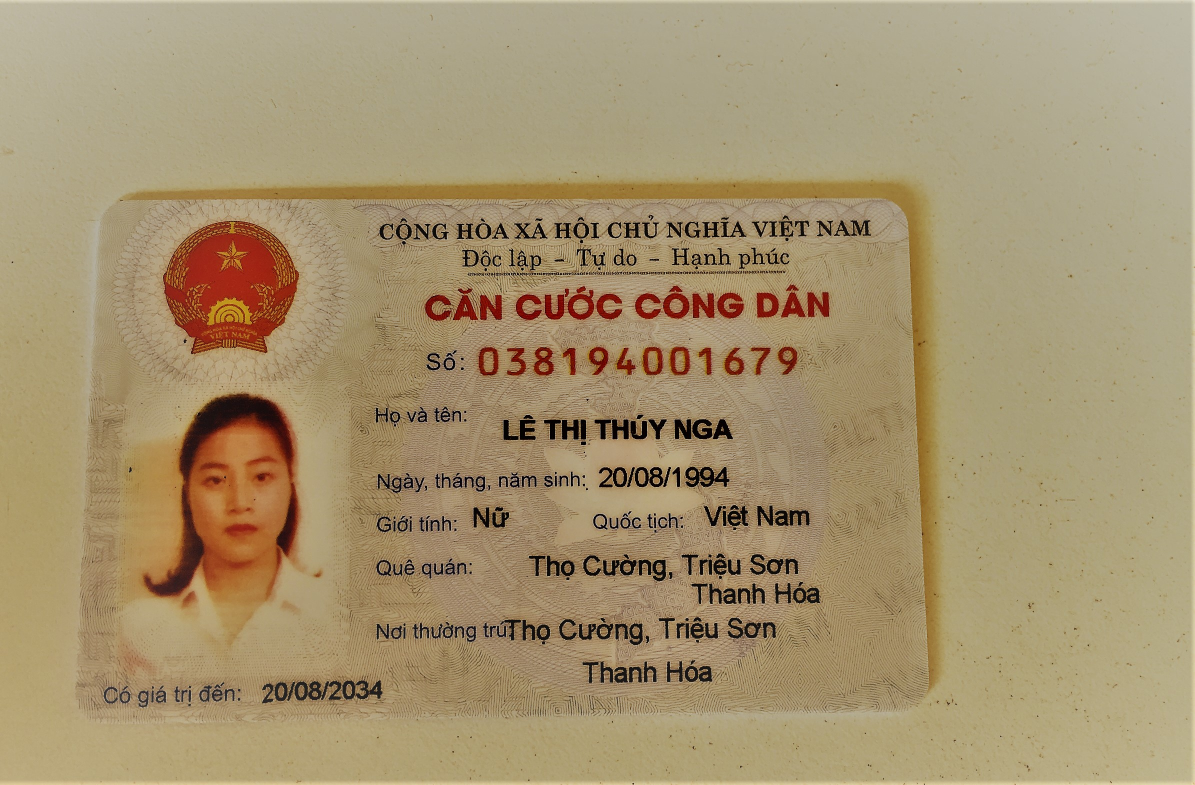
#> input picture NhanDangMau/image/7.jpg, 2389 x 1569 px, given as the content of the folder image2, which was not available (shown at 1/2 size)
$ python his.py
#> lines starting #> are read from the running program, lines starting #| are printed output that depends on the picture; pictures that were not available may be replaced by others from this repository, and a replacement may not be noted
import cv2
import numpy as np
from matplotlib import pyplot as plt
import argparse
import os
def plot_img(img):
    plt.imshow(img)
    plt.show()
folder = "image2"
originFolder = folder
clearBackgroundFolder = folder + "\\clearBG"
if not os.path.exists(clearBackgroundFolder):
    os.makedirs(clearBackgroundFolder)
lsImg = [originFolder +"\\" + x for x in os.listdir(originFolder) if x.endswith(".jpg")]
imgbase = cv2.imread('image2\\7.jpg', 0)
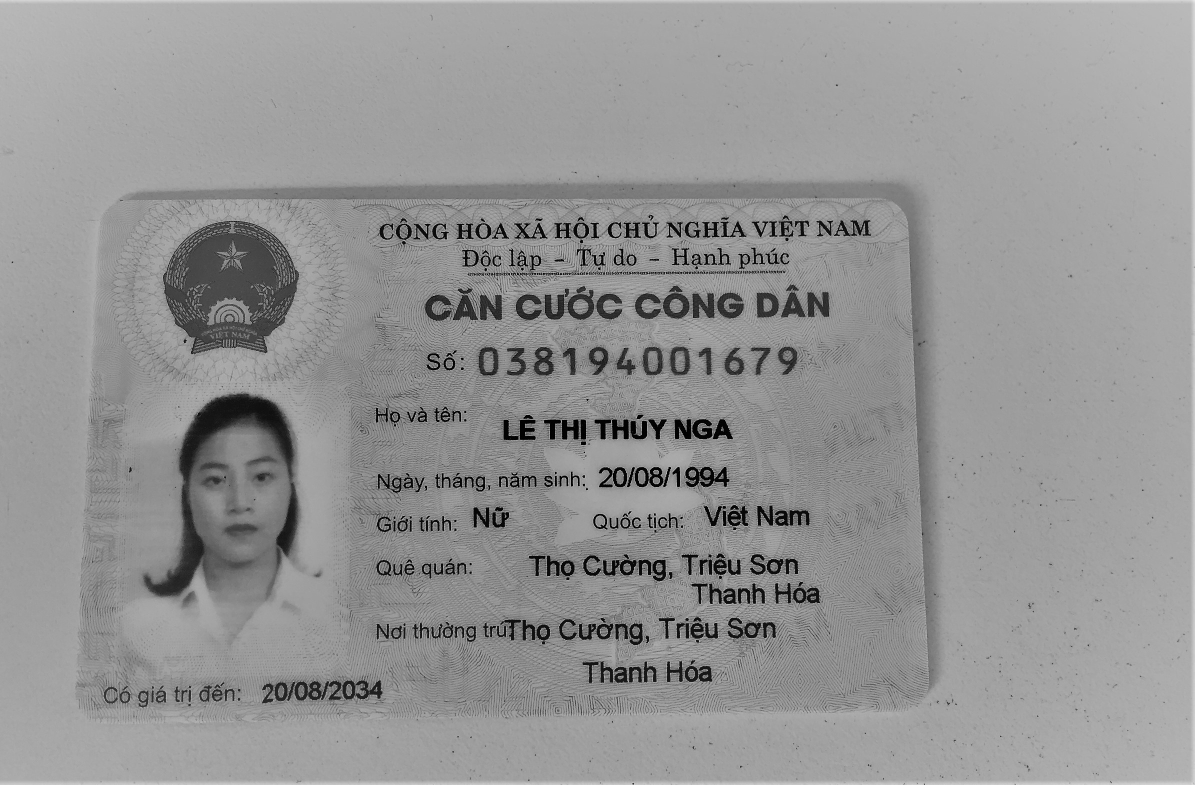
#> imgbase: shape (1569, 2389) (shown at 1/2 size); min 0, max 232, mean 148

# [39 lines left out: functions find_nearest_above, hist_match, not called in this run]

for i in lsImg:
    image1 = cv2.imread(i)
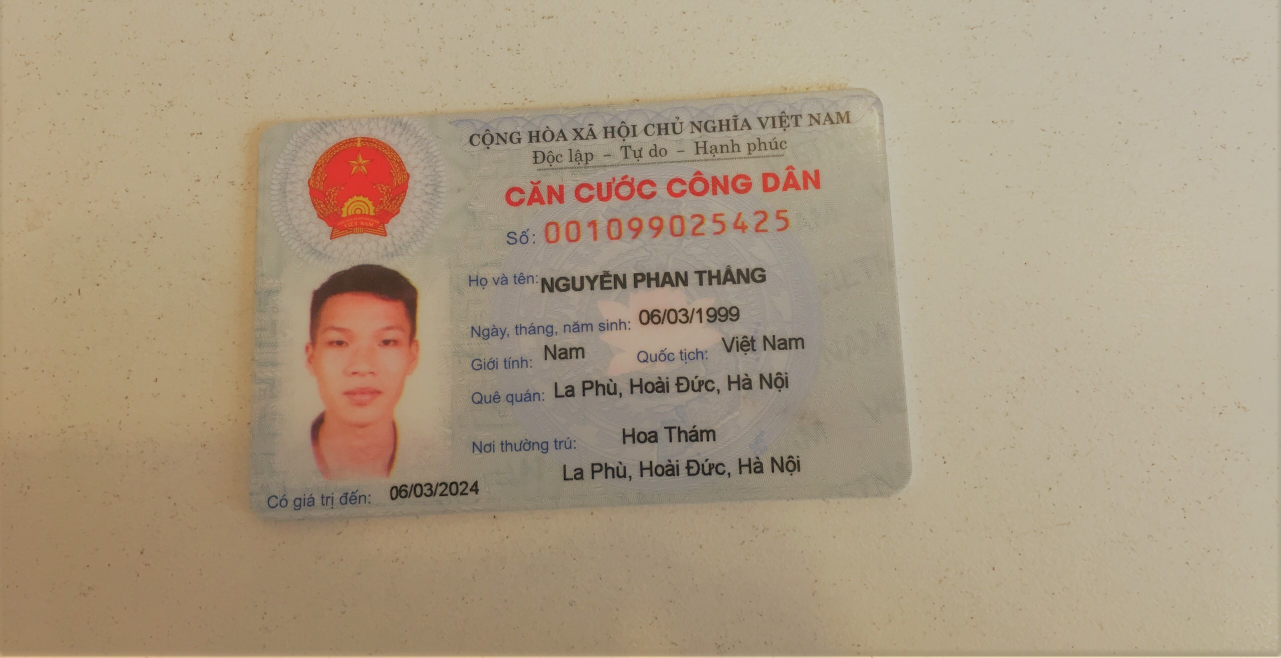
#> input picture NhanDangMau/image/1.jpg, 2561 x 1316 px, given as the content of the folder image2, which was not available (shown at 1/2 size)
#> image1 is the input picture: shape (1316, 2561, 3); mean B, G, R 129.8, 154, 171
    img = cv2.cvtColor(image1, cv2.COLOR_BGR2GRAY)
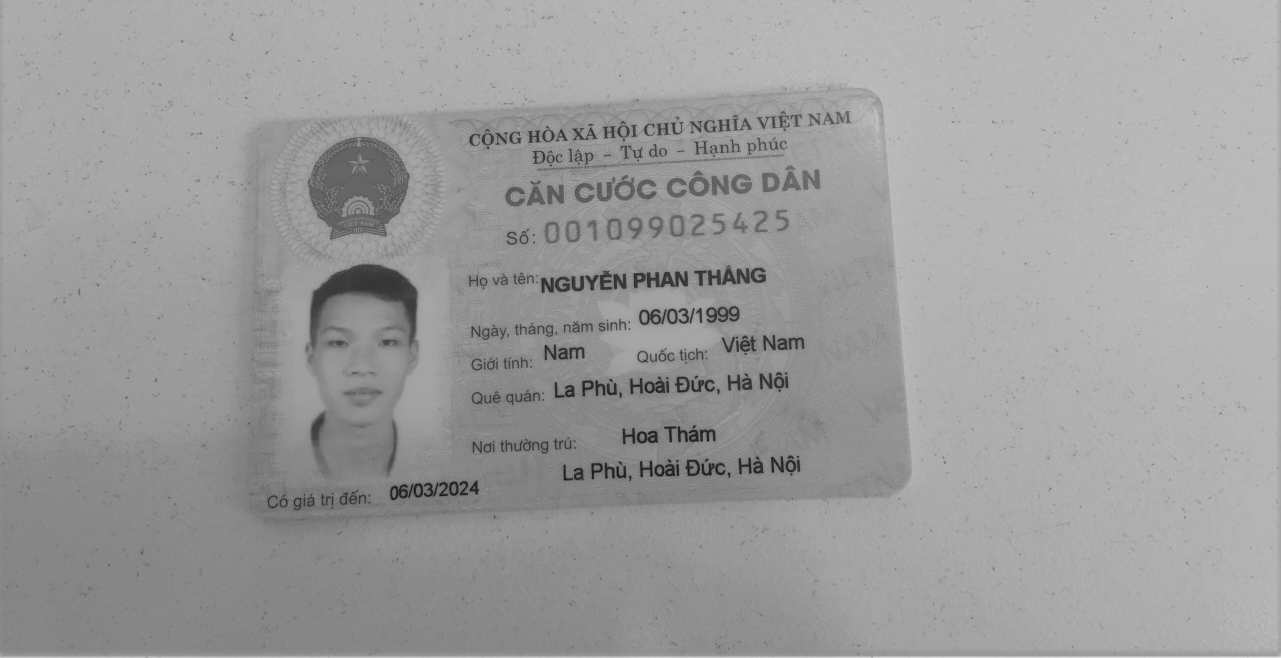
#> img: shape (1316, 2561) (shown at 1/2 size); min 1, max 230, mean 156.3
    # [12 lines of commented-out code are left out]
    ret, thresh = cv2.threshold(img, 80, 255, cv2.THRESH_TRUNC)
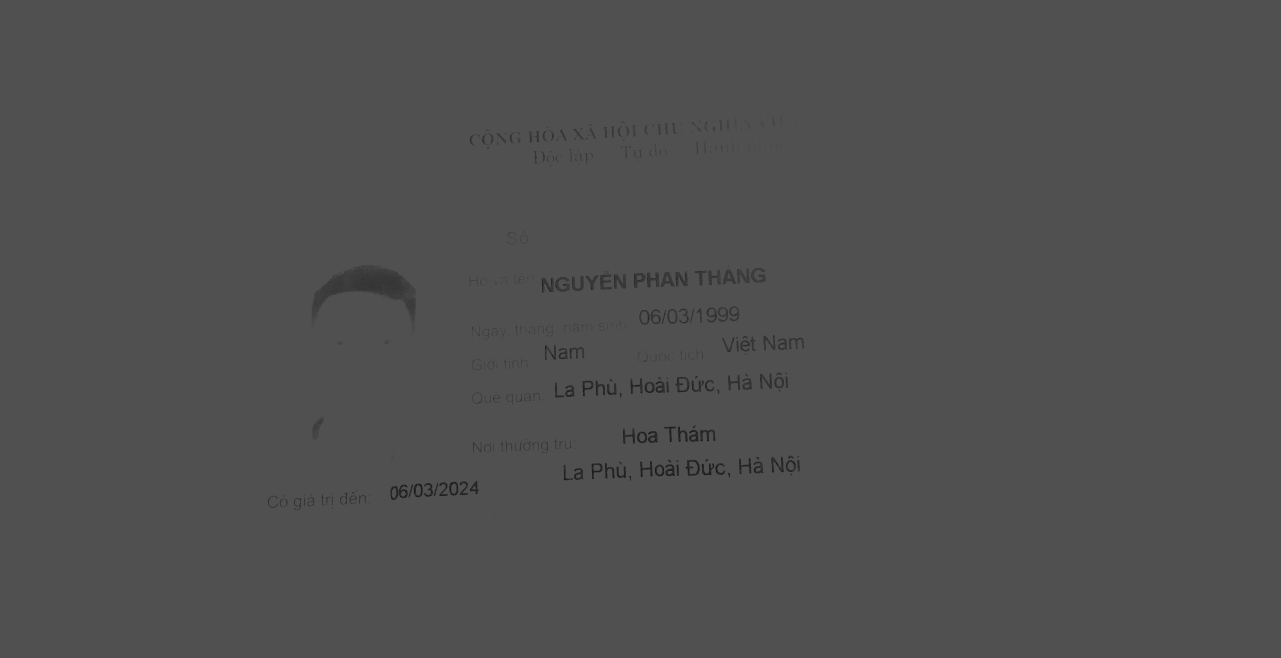
#> thresh: shape (1316, 2561) (shown at 1/2 size); min 1, max 80, mean 79.7

    cv2.imwrite(i.replace("\\","\\clearBG\\"),thresh)
    print(i.replace("\\","\\clearBG\\"))
